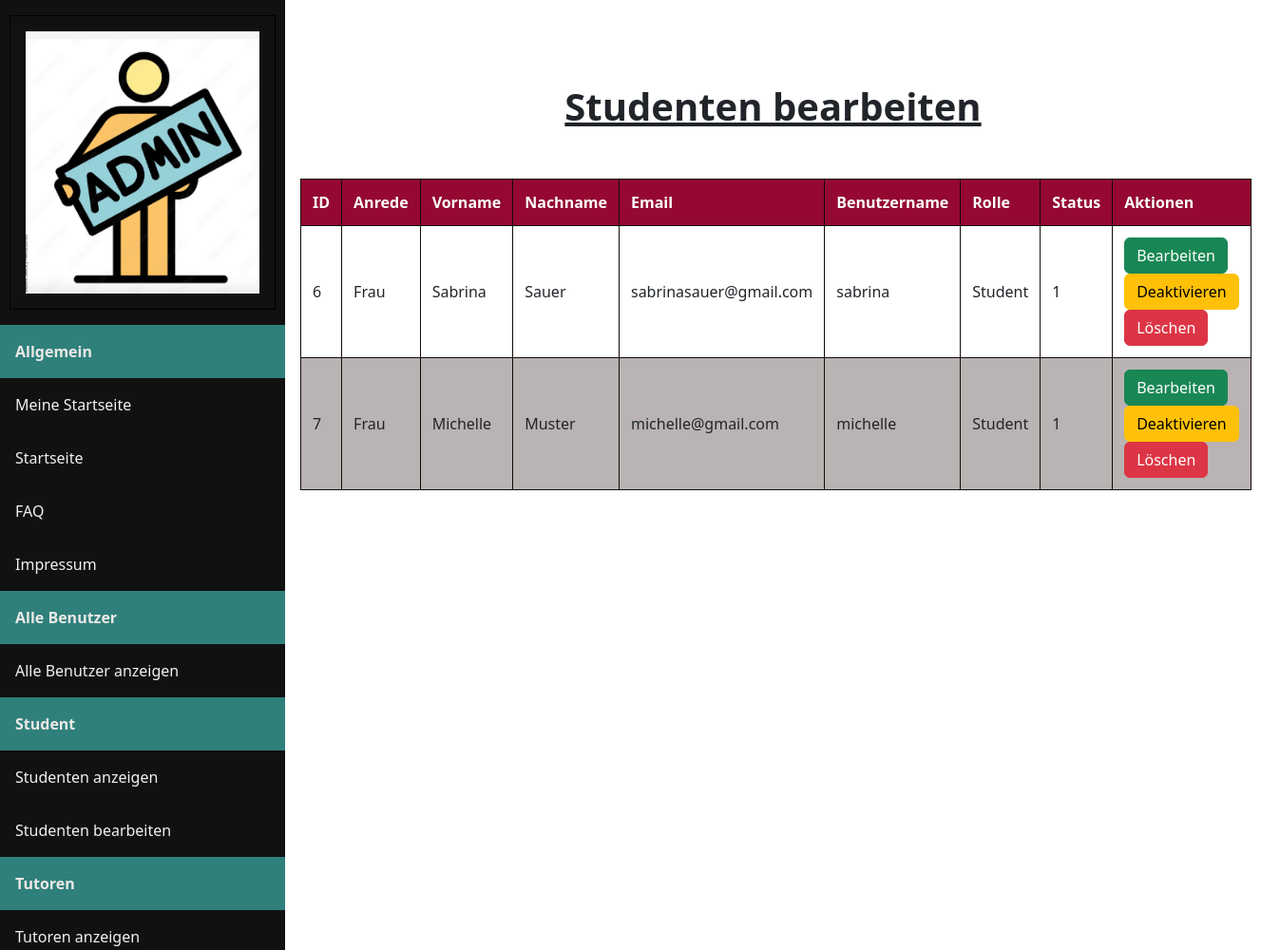
Page /admin/editstudents.php on the committed database.
### tables this page shows
CREATE TABLE `users` (
                         `user_id` int(11) NOT NULL,
                         `anrede` varchar(10) DEFAULT NULL,
                         `firstname` varchar(255) DEFAULT NULL,
                         `lastname` varchar(255) DEFAULT NULL,
                         `email` varchar(255) DEFAULT NULL,
                         `username` varchar(255) NOT NULL,
                         `password` varchar(255) NOT NULL,
                         `role` enum('Admin','Tutor','Student') NOT NULL,
                         `status` tinyint(1) NOT NULL
);

### backend/db_connect.php (called while the page is built, shortened)
<?php
$db = null;
function getDBConnection(){
    global $db;
    if ($db != null) {
        return $db;
    }
    $servername  = "localhost";
    $dbusername  = "root";
    $dbpassword  = "";
    $dbname      = "languageconnect";
    $db = new mysqli($servername, $dbusername, $dbpassword, $dbname);
    return $db;
}

### admin/editstudents.php (the view, shortened to what this page needs)
<?php
    include_once '../backend/db_connect.php';
    include_once 'adminnav.php';
    $sql = "SELECT * FROM users WHERE role = 'Student'";
    $result = getDBConnection()->query($sql);
?>
<!DOCTYPE html>
<html lang="de">
<head>
    <link href="https://cdn.jsdelivr.net/npm/bootstrap@5.2.2/dist/css/bootstrap.min.css" rel="stylesheet">
    <link rel="stylesheet" href="admin.css">
</head>
<body>
    <div class="content">
        <br><br><h1><b><u>Studenten bearbeiten</u></b></h1><br>
        <table>
            <thead>
            <tr>
                <th>ID</th>
                <th>Anrede</th>
                <th>Vorname</th>
                <th>Nachname</th>
                <th>Email</th>
                <th>Benutzername</th>
                <th>Rolle</th>
                <th>Status</th>
                <th>Aktionen</th>
            </tr>
            </thead>
            <tbody>
            <?php
            if ($result->num_rows > 0) {
                while ($row = $result->fetch_assoc()) {
                    echo "<tr>
                        <td>" . $row["user_id"] . "</td>
                        <td>" . $row["anrede"] . "</td>
                        <td>" . $row["firstname"] . "</td>
                        <td>" . $row["lastname"] . "</td>
                        <td>" . $row["email"] . "</td>
                        <td>" . $row["username"] . "</td>
                        <td>" . $row["role"] . "</td>
                        <td>" . $row["status"] . "</td>
                       <td>
                             <a class='btn btn-success' href='useredit.php?id=" . $row["user_id"] . "'>Bearbeiten</a>
                            <a class='btn btn-warning' href='userdeactive.php?id=" . $row["user_id"] . "'>Deaktivieren</a>
                            <a class='btn btn-danger' href='userdelete.php?id=" . $row["user_id"] . "' onclick='return confirm(\"Möchtest du diesen Benutzer wirklich löschen?\");'>Löschen</a>
                        </td>
                    </tr>";
                }
            } else {
                echo "<tr><td colspan='9'>Keine Studenten gefunden</td></tr>";
            }
            ?>
            </tbody>
        </table>
    </div>
</body>
</html>

### admin/admin.css (style rules this page uses)
.content { margin-left: 300px; padding: 40px 16px; height: 1000px; }
table { width: 100%; max-width: 300%; border-collapse: collapse; margin-top: 20px; overflow-x: auto; }
table, th, td { border: 1px solid #110c07; }
th, td { padding: 12px; text-align: left; }
th { background-color: #940832; color: white; }
tr:nth-child(even) { background-color: rgb(185, 179, 179); }
h1 { text-align: center; }

### rows in the picture
users: user_id "6", anrede "Frau", firstname "Sabrina", lastname "Sauer", email "sabrinasauer@gmail.com", username "sabrina", role "Student", status "1"
users: user_id "7", anrede "Frau", firstname "Michelle", lastname "Muster", email "michelle@gmail.com", username "michelle", role "Student", status "1"
